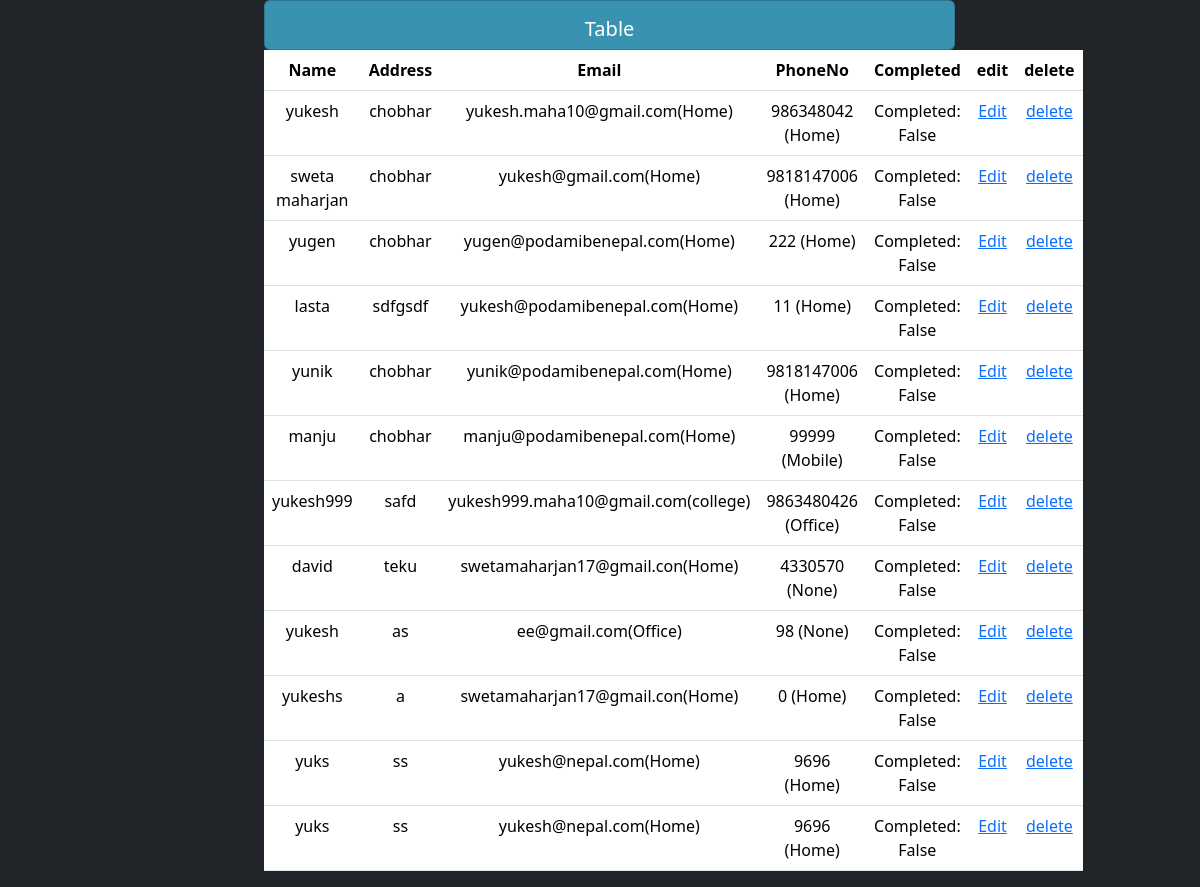
Before: /table (signed in) with the older database file.
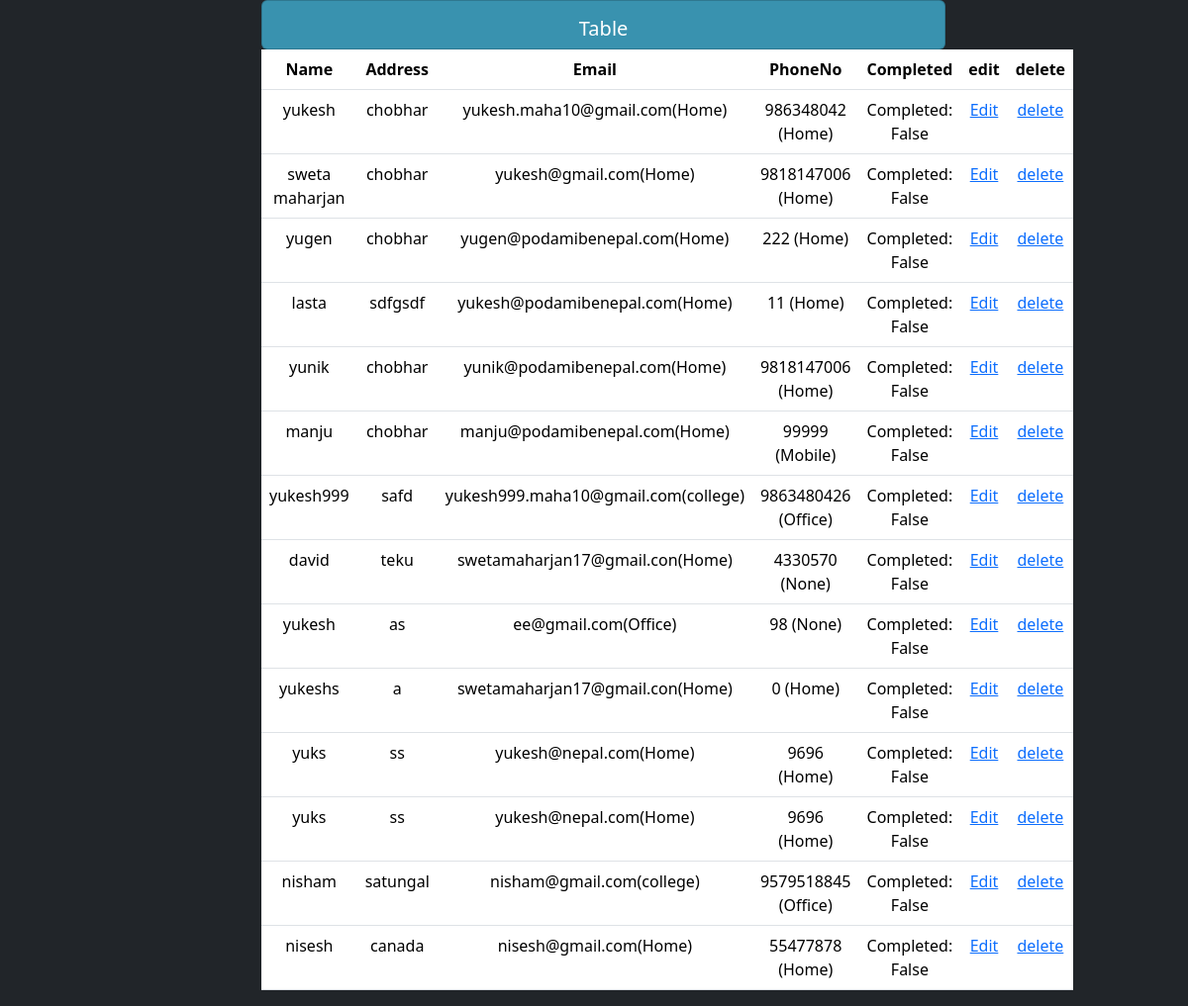
After: the same page with the newer database file.
### tasks/models.py (models this page shows, shortened)
class Persondetail(models.Model):
    Name = models.CharField(max_length=200,null=True)
    Address=models.CharField(max_length=200,null=True)
    complete=models.BooleanField(default=False,)
    created = models.DateTimeField(auto_now_add=True)
    phoneno=models.ForeignKey(PhoneNO,null=True,on_delete=models.SET_NULL)
    email=models.ForeignKey(Email,null=True,on_delete=models.SET_NULL)

class Email(models.Model):
    email = models.CharField(max_length=200,null=True)
    STATUS=(
        ('Home','Home'),
        ('college','college'),
        ('Office','Office'),
    )
    emailtype = models.CharField(max_length=200,null=True,choices=STATUS)

class PhoneNO(models.Model):
    STATUS=(
        ('Home','Home'),
        ('Mobile','Mobile'),
        ('Office','Office'),
    )
    Number=models.IntegerField(null=True)
    Phonetype=models.CharField(max_length=200,null=True,choices=STATUS)

### tasks/views.py (the view)
# urls.py: path('table', views.table,name="table"),
@login_required(login_url='login')
def table(request):
    person=Persondetail.objects.all
    return render(request,"accounts/table.html",{'person':person})

### tasks/templates/accounts/table.html (shortened to what this page needs)
{% extends 'accounts/main.html' %}
{% block content %}
<div class="container" >
    <div class="row tablemove">
       <div class="col-md">
            <div class="card card-body custom-table2 ">
                <h5>Table</h5>
            </div>
            <div class="table-wrapper">
                <table class="table ">
                    <tr>
                        <th>Name</th>
                        <th>Address</th>
                        <th>Email</th>
                        <th>PhoneNo</th>
                        <th>Completed</th>
                        {%if request.user.is_staff%}
                        <th>edit</th>
                        <th>delete</th>
                        {%endif%}
                    </tr>
                    {% for persondetail in person %}
                        <tr>
                            <td>{{ persondetail.Name }}</td>
                            <td>{{ persondetail.Address }}</td>
                            <td>{{ persondetail.email.email }}({{ persondetail.email.get_emailtype_display }})</td>
                            <td>{{ persondetail.phoneno.Number }} ({{ persondetail.phoneno.get_Phonetype_display }})</td>
                            <td>Completed: {{ persondetail.complete }}</td>
                            {%if request.user.is_staff%}
                            <td><a href="{%url 'edit' persondetail.id %}">Edit</a></td>
                            <td><a href="{%url 'delete_item' persondetail.id%}">delete</a></td>
                            {%endif%}
                        </tr>
                    {% endfor %}
                </table>
            </div>
        </div>
    </div>
</div>
{%endblock%}

### tasks/templates/accounts/main.html (shortened to what this page needs)
{% load static %}
<!doctype html>
<html lang="en" class="h-100" data-bs-theme="auto">
  <head><script src="/static/js/color-modes.js"></script>
    <link href="https://cdn.jsdelivr.net/npm/bootstrap@5.3.3/dist/css/bootstrap.min.css" rel="stylesheet">
    <link rel="stylesheet" href="https://cdn.jsdelivr.net/npm/@docsearch/css@3">
    <link href="/static/css/bootstrap.min.css" rel="stylesheet">
    <link rel="stylesheet" href="/static/css/styles.css">
  </head>
  <body class="d-flex h-100 text-center text-bg-dark">
    {%block content%}
    {%endblock%}
    </body>
</html>

### static/css/styles.css (style rules this page uses)
.custom-table2 { background-color: rgb(57, 146, 175); width: 120%; height: 50px; / }
.table-wrapper { width: 120%; overflow-x: 0 auto; display:block; }
.container { display: flex; justify-content: center; align-items: center; }

### tasks/templates/accounts/table.html (style rules this page uses)
.custom-table2 { background-color: rgb(57, 146, 175); width: 120%; height: 50px; / }
.container { display: block; justify-content: center; align-items: center; width: 50%; margin-left: 21%; }

Changed rows visible on the page:
added Persondetail: Name "nisham", Address "satungal", email.email "nisham@gmail.com", email.emailtype "college", phoneno.Number "9579518845", phoneno.Phonetype "Office", complete "False"
added Persondetail: Name "nisesh", Address "canada", email.email "nisesh@gmail.com", email.emailtype "Home", phoneno.Number "55477878", phoneno.Phonetype "Home", complete "False"
